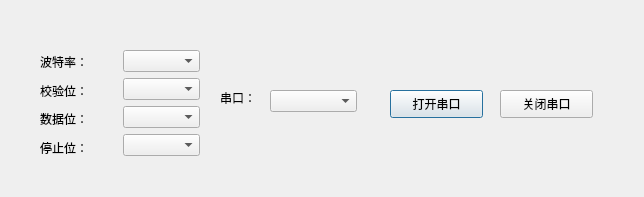
<?xml version="1.0" encoding="UTF-8"?>
<ui version="4.0">
 <class>Dialog_connect</class>
 <widget class="QDialog" name="Dialog_connect">
  <property name="geometry">
   <rect>
    <x>0</x>
    <y>0</y>
    <width>644</width>
    <height>197</height>
   </rect>
  </property>
  <property name="windowTitle">
   <string>串口配置</string>
  </property>
  <property name="windowIcon">
   <iconset resource="res.qrc">
    <normaloff>:/icon/tel2.png</normaloff>:/icon/tel2.png</iconset>
  </property>
  <widget class="QWidget" name="horizontalLayoutWidget">
   <property name="geometry">
    <rect>
     <x>40</x>
     <y>50</y>
     <width>160</width>
     <height>109</height>
    </rect>
   </property>
   <layout class="QHBoxLayout" name="horizontalLayout">
    <item>
     <layout class="QVBoxLayout" name="verticalLayout_2">
      <property name="leftMargin">
       <number>0</number>
      </property>
      <item>
       <widget class="QLabel" name="label">
        <property name="text">
         <string>波特率：</string>
        </property>
       </widget>
      </item>
      <item>
       <widget class="QLabel" name="label_2">
        <property name="text">
         <string>校验位：</string>
        </property>
       </widget>
      </item>
      <item>
       <widget class="QLabel" name="label_3">
        <property name="text">
         <string>数据位：</string>
        </property>
       </widget>
      </item>
      <item>
       <widget class="QLabel" name="label_4">
        <property name="text">
         <string>停止位：</string>
        </property>
       </widget>
      </item>
     </layout>
    </item>
    <item>
     <layout class="QVBoxLayout" name="verticalLayout_3">
      <item>
       <widget class="QComboBox" name="comboBox_baud">
        <property name="currentText">
         <string/>
        </property>
       </widget>
      </item>
      <item>
       <widget class="QComboBox" name="comboBox_parity"/>
      </item>
      <item>
       <widget class="QComboBox" name="comboBox_datebit"/>
      </item>
      <item>
       <widget class="QComboBox" name="comboBox_stopbit"/>
      </item>
     </layout>
    </item>
   </layout>
  </widget>
  <widget class="QLabel" name="label_5">
   <property name="geometry">
    <rect>
     <x>220</x>
     <y>90</y>
     <width>72</width>
     <height>15</height>
    </rect>
   </property>
   <property name="text">
    <string>串口：</string>
   </property>
  </widget>
  <widget class="QComboBox" name="comboBox_port0">
   <property name="geometry">
    <rect>
     <x>270</x>
     <y>90</y>
     <width>87</width>
     <height>22</height>
    </rect>
   </property>
  </widget>
  <widget class="QPushButton" name="pushButton_open">
   <property name="geometry">
    <rect>
     <x>390</x>
     <y>90</y>
     <width>93</width>
     <height>28</height>
    </rect>
   </property>
   <property name="text">
    <string>打开串口</string>
   </property>
  </widget>
  <widget class="QPushButton" name="pushButton_closeall">
   <property name="geometry">
    <rect>
     <x>500</x>
     <y>90</y>
     <width>93</width>
     <height>28</height>
    </rect>
   </property>
   <property name="text">
    <string>关闭串口</string>
   </property>
  </widget>
 </widget>
 <resources>
  <include location="res.qrc"/>
 </resources>
 <connections/>
</ui>
